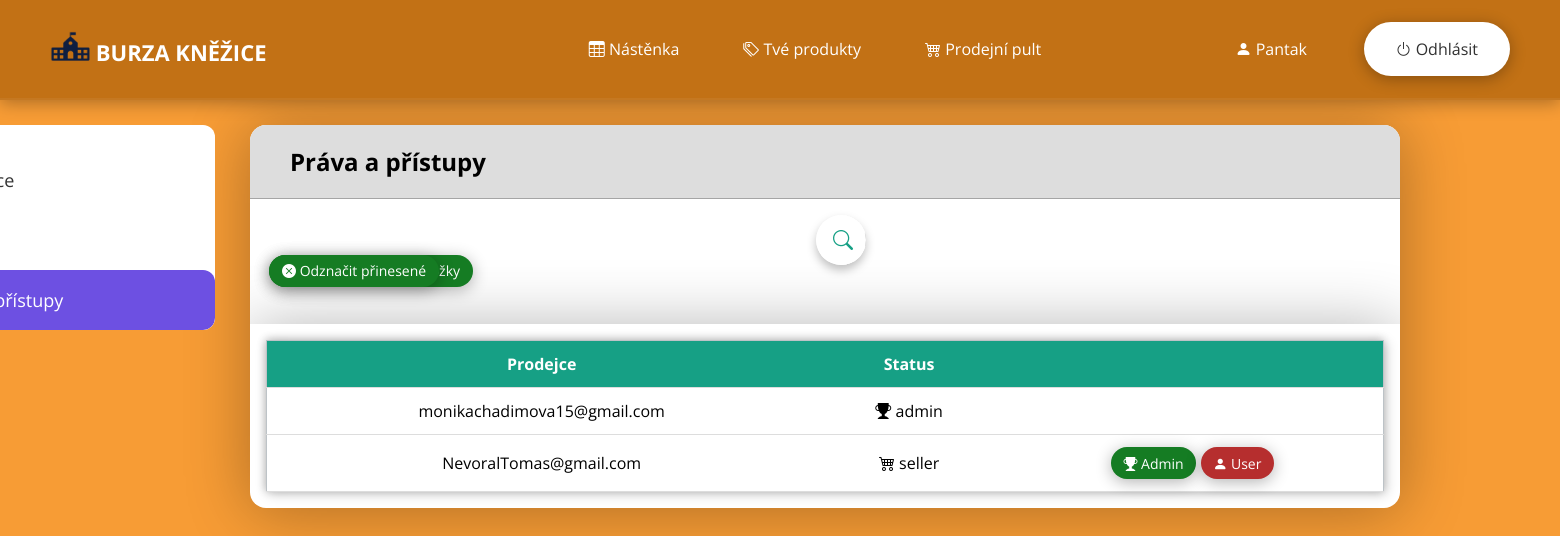
/make_seller/2 (signed in), run on an earlier commit of the app's database.
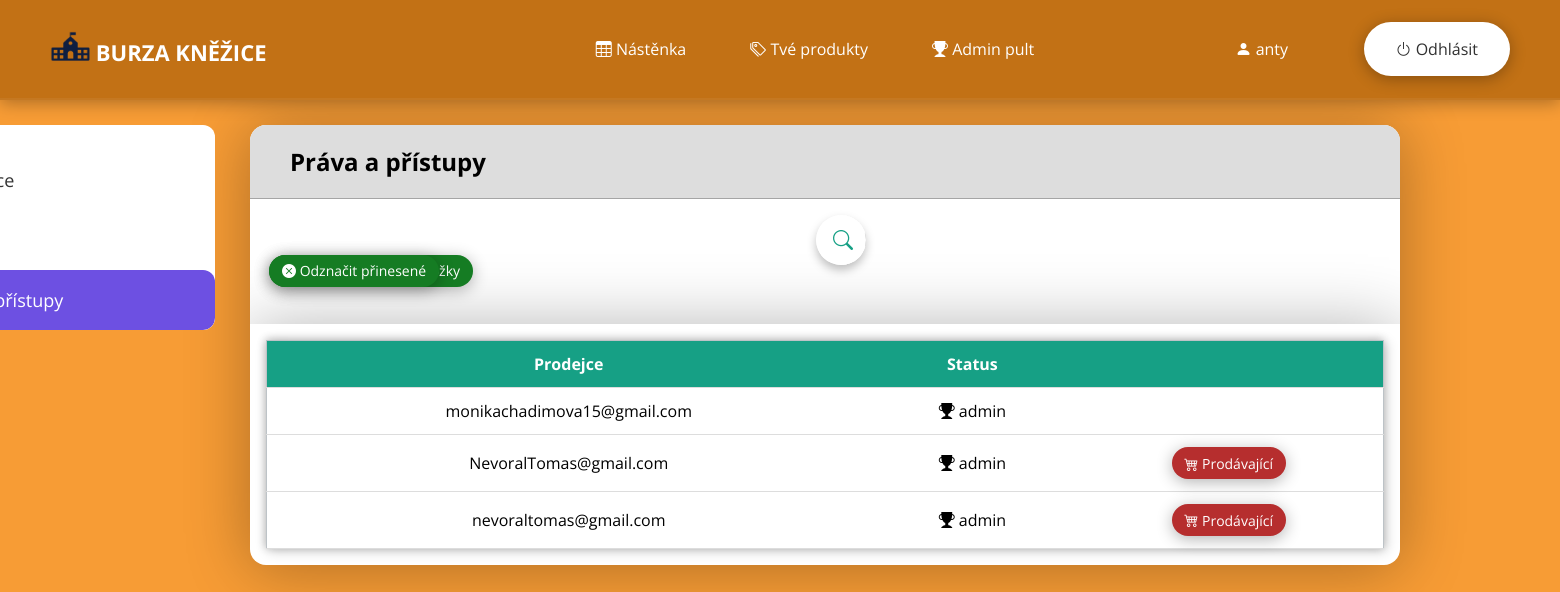
And on a later commit of the database.
### web/models.py (models this page shows)
class User(db.Model, UserMixin):
    id = db.Column(db.Integer, primary_key=True)
    email = db.Column(db.String(150), unique=True)
    username = db.Column(db.String(150), unique=True)
    password = db.Column(db.String(150))
    tel_number = db.Column(db.String(150))
    town = db.Column(db.String(150))
    street = db.Column(db.String(150))
    psc = db.Column(db.String(150))
    status = db.Column(db.String(150))
    token = db.Column(db.String(150))
    date_created = db.Column(db.DateTime(timezone=True), default=func.now())
    posts = db.relationship('Post', backref='user', passive_deletes=True)

### web/views.py (the view)
@views.route("/make_seller/<id>")
@login_required
def make_seller(id):
    user = User.query.filter_by(id=id).first()
    user.status = "seller"
    db.session.commit()
    flash('Hodnost uživatele byla změněna', category='success')
    return render_template("admin_page.html", users=User.query.all(), user=current_user, posts=Post.query.all(), username=current_user.username, tab='4')

### web/__init__.py (called while the page is built)
def create_app():
    app =  Flask(__name__)
    toastr = Toastr(app)
    app.config['SECRET_KEY'] = 'idontcare'
    app.config['SQLALCHEMY_DATABASE_URI'] = f'sqlite:///{DB_NAME}'
    app.config['SQLALCHEMY_TRACK_MODIFICATIONS'] = True
    db.init_app(app)
    from .views import views
    app.register_blueprint(views, url_prefix="/")
    from .auth import auth
    app.register_blueprint(auth, url_prefix="/")
    from .models import User, Post, Burza
    create_database(app)
    login_manager = LoginManager()
    login_manager.login_view = "auth.login"
    login_manager.init_app(app)
    @login_manager.user_loader
    def load_user(id):
        return User.query.get(int(id))
    return app

### web/flash_toastr/__init__.py (called while the page is built)
    @staticmethod
    def include_toastr_js(version=None, js_filename=None):
        if version is None:
            version = current_app.config.get('TOASTR_VERSION')
        if js_filename is None:
            js_filename = current_app.config.get('TOASTR_JS_FILENAME')
        js = '<script src="//cdnjs.cloudflare.com/ajax/libs/' \
             'toastr.js/{0}/{1}"></script>\n'.format(version, js_filename)
        return Markup(js)

    @staticmethod
    def include_toastr_css(version=None, css_filename=None):
        if version is None:
            version = current_app.config.get('TOASTR_VERSION')
        if css_filename is None:
            css_filename = current_app.config.get('TOASTR_CSS_FILENAME')
        css = '<link href="//cdnjs.cloudflare.com/ajax/libs/' \
              'toastr.js/{0}/{1}" rel="stylesheet" />\n'.format(
                version,
                css_filename
                )
        if current_app.config.get('TOASTR_OPACITY'):
            return Markup(css)
        else:
            return Markup('''
<style type = text/css>
  #toast-container>div {
    opacity: 1 !important;
  }
</style> {0}'''.format(css))

    @staticmethod
    def include_jquery(version=None):
        if version is None:
            version = current_app.config.get('TOASTR_JQUERY_VERSION')
        js = ('<script src="//code.jquery.com/' +
              'jquery-{0}.min.js"></script>'.format(version))
        return Markup(js)

    @staticmethod
    def context_processor():
        return {'toastr': current_app.extensions['toastr']}

### web/templates/admin_page.html (shortened to what this page needs)
{% extends "auth_base.html" %}
{% block content %}
<div class="content">
  <div class="list">
    <label for="reg" class="reg">
      <span class="title"> Registrace</span>
    </label>
    <label for="sell" class="sell">
    </label>
    <label for="rights" class="rights">
      <span class="title"> Práva a přístupy</span>
    </label>
    <div class="slider"></div>
  </div>
  <div class="text-content">
    <div class="rights text">
      <div class="header-table">
        <h2>Práva a přístupy</h2>
      </div>
      <form method = "POST" class="form-table" action="{{ url_for('views.admin') }}">
        <div class="box">
          <div class="search-box">
            <label for="chicck" class="icon">
              <i class="bi bi-search"></i>
            </label>
          </div>
        </div>
        <div class='control-buttons'>
          <a href="/delete_sell" id="delete-button">
          </a>
          <a href="/unmarked_bring" id="delete-button">
            <i class="bi bi-x-circle-fill"></i> Odznačit přinesené
          </a>
        </div>
        <div class="container-table">
          <table id='table-rights'>
            <tr id="head">
              <th scope="col">Prodejce</th>
              <th scope="col">Status</th>
              <th scope="col"></th>
            </tr>
            {% for userp in users %}
              <tr>
                <td>{{ userp.email }}</td>
                <td>
                  {% if userp.status == "user" %}
                    <i class="bi bi-person-fill"></i> {{ userp.status }}
                  {% elif userp.status == "seller" %}
                    <i class="bi bi-cart4"></i> {{ userp.status }}
                  {% elif userp.status == "admin" %}
                    <i class="bi bi-trophy-fill"></i> {{ userp.status }}
                  {% endif %}
                  </td>
                {% if userp.email != "monikachadimova15@gmail.com" %}
                  {% if userp.status == "user" %}
                    <td>
                      <a href="/make_seller/{{userp.id}}" id="table-button-update">
                        <i class="bi bi-cart4"></i> Prodávající
                      </a>
                    </td>
                  {% elif userp.status == "seller" %}
                    <td>
                      <a href="/make_admin/{{userp.id}}" id="table-button-update">
                        <i class="bi bi-trophy-fill"></i> Admin
                      </a>
                      <a href="/make_user/{{userp.id}}" id="table-button-del">
                        <i class="bi bi-person-fill"></i> User
                      </a>
                    </td>
                  {% elif userp.status == "admin" %}
                    <td>
                      <a href="/make_seller/{{userp.id}}" id="table-button-del">
                        <i class="bi bi-cart4"></i> Prodávající
                      </a>
                    </td>
                  {% endif %}
                {% else %}
                  <td></td>
                {% endif %}
              </tr>
            {% endfor%}
          </table>
        </div>
      </form>
    </div>
  </div>
</div>
{% endblock %}

### web/templates/auth_base.html (shortened to what this page needs)
<!doctype html>
<html lang="cz">
    <link rel="stylesheet"
      href="https://cdn.jsdelivr.net/npm/bootstrap-icons@1.5.0/font/bootstrap-icons.css">
    <link rel = "stylesheet"
      href = "{{ url_for('static', filename='CSS/style.css') }}">
    <link rel="stylesheet"
      href="https://cdnjs.cloudflare.com/ajax/libs/font-awesome/4.7.0/css/font-awesome.min.css">
    {{ toastr.include_toastr_css() }}
  </head>
  <body>
    <header>
      <div class="container_navbar">
        <nav class="nav">
          <a href="{{ url_for('views.home') }}" class="logo">
            <img src="{{ url_for('static', filename='source/logo2.png') }}"
              alt=""
              width="40"
              height="30"
              class="d-inline-block align-text-middle">
              BURZA KNĚŽICE
          </a>
          <ul class="nav-list">
            <li>
              <a href="{{ url_for('views.home') }}" class="nav-link">
                <i class="bi bi-table"></i> Nástěnka
              </a>
            </li>
            {% if user.is_authenticated %}
              <li>
                <a href="{{ url_for('views.posts', username=user.username) }}" class="nav-link">
                  <i class="bi bi-tags"></i> Tvé produkty
                </a>
              </li>
              {% if user.status != 'user' %}
                <li>
                  <a href="{{ url_for('views.admin') }}" class="nav-link">
                    {% if user.status == 'admin' %}
                      <i class="bi bi-trophy-fill"></i> Admin pult
                    {% else %}
                      <i class="bi bi-cart4"></i> Prodejní pult
                    {% endif %}
                  </a>
                </li>
              {% endif %}
            {% endif %}
          </ul>
          <ul class="log-list">
            {% if user.is_authenticated %}
              <li>
                <a href="{{ url_for('views.profile', username=user.username) }}" class="nav-link">
                  <i class="bi bi-person-fill"></i> {{user.username}}
                </a>
              </li>
              <li>
                <a href="{{ url_for('auth.logout') }}" id="nav-cta">
                  <i class="bi bi-power"></i> Odhlásit
                </a>
              </li>
            {% endif %}
          </ul>
        </nav>
      </div>
    </header>
    <div class="container-content">
        {% block content %}{% endblock %}
    </div>
  </body>
</html>

What changed in the data, as far as the page shows it:
added User: username "anty", email "nevoraltomas@gmail.com", status "admin"
changed User "NevoralTomas@gmail.com": status "seller" → "admin"; status "Admin User" → "Prodávající"
Also different on the page:
{{ user.username }}: "Pantak" → "anty"
text no longer shown: "Prodejní pult"
text now shown: "Admin pult"
